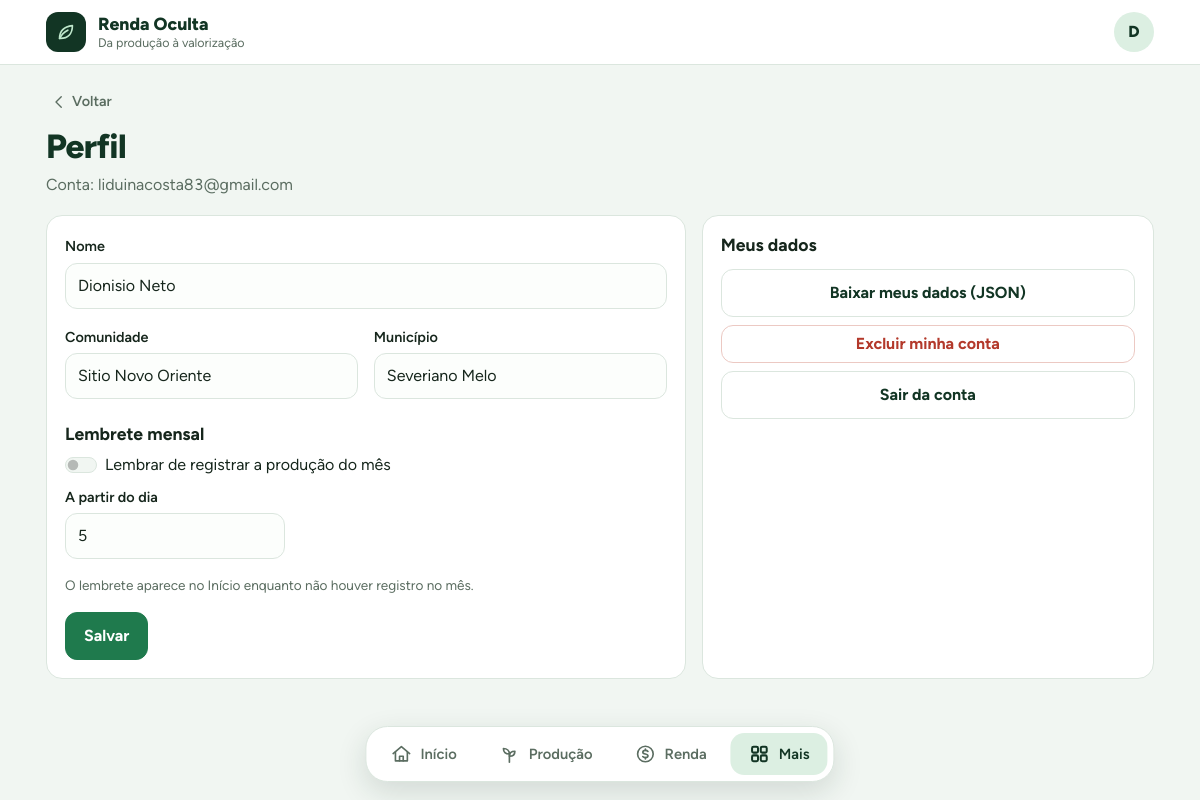
The app's page /perfil (signed in) with its own data.
### renda/models.py (models this page shows, shortened)
class User(db.Model):
    __tablename__ = "usuarios"
    id = db.Column(db.Integer, primary_key=True)
    login = db.Column(db.String(120), unique=True, nullable=False, index=True)
    tipo_login = db.Column(db.String(10), nullable=False)
    senha_hash = db.Column(db.String(255), nullable=False)
    nome = db.Column(db.String(100), nullable=False)
    comunidade = db.Column(db.String(100))
    municipio = db.Column(db.String(100))
    papel = db.Column(db.String(20), nullable=False, default="agricultor")
    lembrete_ativo = db.Column(db.Boolean, nullable=False, default=False)
    lembrete_dia = db.Column(db.Integer, nullable=False, default=5)
    consentimento_em = db.Column(db.DateTime)
    criado_em = db.Column(db.DateTime, nullable=False, default=datetime.now)

### renda/routes/perfil.py (the view, shortened to what this page needs)
@bp.route("/perfil", methods=["GET", "POST"])
def ver():
    return render_template("perfil.html", ativo="mais")

### renda/security.py (called while the page is built)
def token_csrf():
    if "csrf" not in session:
        session["csrf"] = secrets.token_urlsafe(32)
    return session["csrf"]

def instalar(app):
    app.jinja_env.globals["csrf_token"] = token_csrf
    @app.before_request
    def guarda():
        g.user = db.session.get(User, session["uid"]) if "uid" in session else None
        if request.method in ("POST", "PUT", "PATCH", "DELETE"):
            enviado = request.form.get("csrf_token") or request.headers.get("X-CSRF-Token") or ""
            if not secrets.compare_digest(enviado, session.get("csrf", "")):
                abort(400, "Sessão expirada. Volte, recarregue a página e tente de novo.")
        if request.endpoint is None or request.endpoint in PUBLICAS:
            return
        if g.user is None:
            return redirect(url_for("auth.entrar", next=request.full_path.rstrip("?")))

### templates/perfil.html (shortened to what this page needs)
{% extends "base.html" %}
{% from "_icones.html" import icone %}
{% block content %}
<a class="voltar" href="{{ url_for('main.mais') }}">{{ icone("voltar", 18) }} Voltar</a>
<div class="pagina-cab">
    <h1>Perfil</h1>
    <p>Conta: {{ g.user.login }}</p>
</div>
<div class="row g-3">
    <div class="col-lg-7">
        <section class="card-rc">
            <form method="POST" action="{{ url_for('perfil.ver') }}">
                <div class="mb-3">
                    <label class="form-label" for="nome">Nome</label>
                    <input class="form-control" id="nome" name="nome" value="{{ g.user.nome }}" required>
                </div>
                <div class="row g-3 mb-3">
                    <div class="col-sm-6">
                        <label class="form-label" for="comunidade">Comunidade</label>
                        <input class="form-control" id="comunidade" name="comunidade" value="{{ g.user.comunidade or '' }}">
                    </div>
                    <div class="col-sm-6">
                        <label class="form-label" for="municipio">Município</label>
                        <input class="form-control" id="municipio" name="municipio" value="{{ g.user.municipio or '' }}">
                    </div>
                </div>
                <h2 class="mt-4 mb-2">Lembrete mensal</h2>
                <div class="form-check form-switch mb-2">
                    <input class="form-check-input" type="checkbox" role="switch" id="lembrete_ativo" name="lembrete_ativo" value="1" {{ 'checked' if g.user.lembrete_ativo }}>
                    <label class="form-check-label" for="lembrete_ativo">Lembrar de registrar a produção do mês</label>
                </div>
                <label class="form-label" for="lembrete_dia">A partir do dia</label>
                <input class="form-control seletor-mes mb-3" id="lembrete_dia" name="lembrete_dia" type="number" min="1" max="28" value="{{ g.user.lembrete_dia }}">
                <p class="muda pequeno">O lembrete aparece no Início enquanto não houver registro no mês.</p>
                <button class="btn btn-rc" type="submit">Salvar</button>
            </form>
        </section>
    </div>
    <div class="col-lg-5">
        <section class="card-rc">
            <div class="card-tit"><h2>Meus dados</h2></div>
            <a class="btn btn-rc-sec w-100 mb-2" href="{{ url_for('perfil.exportar') }}">Baixar meus dados (JSON)</a>
            <button class="btn btn-rc-perigo w-100 mb-2" type="button" data-bs-toggle="modal" data-bs-target="#modal-excluir-conta">Excluir minha conta</button>
            <form method="POST" action="{{ url_for('auth.sair') }}">
                <button class="btn btn-rc-sec w-100" type="submit">Sair da conta</button>
            </form>
        </section>
    </div>
</div>
{% endblock %}

### templates/base.html (shortened to what this page needs)
{% from "_icones.html" import icone %}
<!DOCTYPE html>
<html lang="pt-br">
<head>
    <link rel="stylesheet" href="{{ url_for('static', filename='vendor/bootstrap.min.css') }}">
    <link rel="stylesheet" href="{{ url_for('static', filename='style.css') }}">
</head>
<body>
<header class="topo">
    <div class="container px-3 d-flex align-items-center justify-content-between">
        <a class="marca" href="{{ url_for('main.home') }}">
            <span class="marca-logo">{{ icone("folha", 22) }}</span>
            <span>
                Renda Oculta
                <small>Da produção à valorização</small>
            </span>
        </a>
        {% if g.user %}
            <a class="avatar" href="{{ url_for('perfil.ver') }}" aria-label="Perfil de {{ g.user.nome }}">{{ g.user.nome[:1]|upper }}</a>
        {% endif %}
    </div>
</header>
<main class="container px-3 pagina">
    {% block content %}{% endblock %}
</main>
{% if g.user %}
<nav class="dock" aria-label="Navegação principal">
    <div class="dock-lista">
        <a href="{{ url_for('main.home') }}" class="{{ 'on' if ativo == 'home' else '' }}">
            {{ icone("home") }} Início
        </a>
        <a href="{{ url_for('producao.listar') }}" class="{{ 'on' if ativo == 'producao' else '' }}">
            {{ icone("producao") }} Produção
        </a>
        <a href="{{ url_for('main.renda') }}" class="{{ 'on' if ativo == 'renda' else '' }}">
            {{ icone("renda") }} Renda
        </a>
        <a href="{{ url_for('main.mais') }}" class="{{ 'on' if ativo == 'mais' else '' }}">
            {{ icone("mais") }} Mais
        </a>
    </div>
</nav>
{% endif %}
</body>
</html>

### records on screen
User: user "D", user.login "liduinacosta83@gmail.com", nome "Dionisio Neto", comunidade "Sitio Novo Oriente", municipio "Severiano Melo", lembrete_dia "5"
